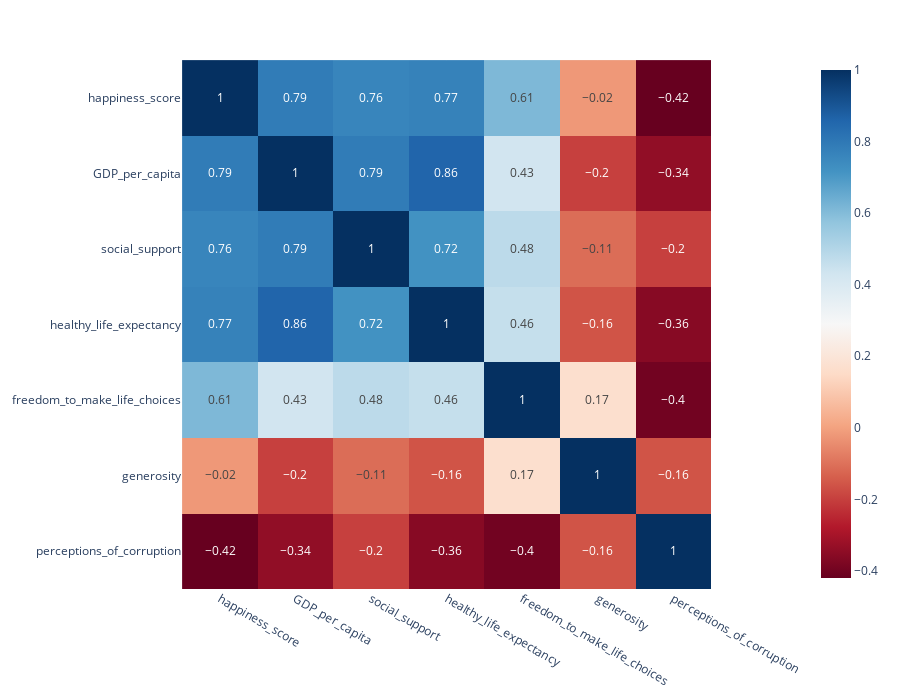

The notebook cell saved with this chart:
### Markdown cell above
### Correlation Heatmap

### Code cell
corr = df2.corr(method='pearson', numeric_only=True).round(2)

fig = px.imshow(
    corr, 
    text_auto=True, 
    color_continuous_scale='RdBu',
)
fig.layout.height = 700
fig.layout.width = 900
fig.show()

### Figure 1 — Plotly figure (JSON) as saved in the notebook; plotly's stock layout.template omitted (floating-point values rounded to 4 significant figures)
{"data": [{"coloraxis": "coloraxis", "hovertemplate": "x: %{x}<br>y: %{y}<br>color: %{z}<extra></extra>", "name": "0", "texttemplate": "%{z}", "type": "heatmap", "x": ["happiness_score", "GDP_per_capita", "social_support", "healthy_life_expectancy", "freedom_to_make_life_choices", "generosity", "perceptions_of_corruption"], "xaxis": "x", "y": ["happiness_score", "GDP_per_capita", "social_support", "healthy_life_expectancy", "freedom_to_make_life_choices", "generosity", "perceptions_of_corruption"], "yaxis": "y", "z": [[1, 0.79, 0.76, 0.77, 0.61, -0.02, -0.42], [0.79, 1, 0.79, 0.86, 0.43, -0.2, -0.34], [0.76, 0.79, 1, 0.72, 0.48, -0.11, -0.2], [0.77, 0.86, 0.72, 1, 0.46, -0.16, -0.36], [0.61, 0.43, 0.48, 0.46, 1, 0.17, -0.4], [-0.02, -0.2, -0.11, -0.16, 0.17, 1, -0.16], [-0.42, -0.34, -0.2, -0.36, -0.4, -0.16, 1]]}], "layout": {"coloraxis": {"colorscale": [[0, "rgb(103,0,31)"], [0.1, "rgb(178,24,43)"], [0.2, "rgb(214,96,77)"], [0.3, "rgb(244,165,130)"], [0.4, "rgb(253,219,199)"], [0.5, "rgb(247,247,247)"], [0.6, "rgb(209,229,240)"], [0.7, "rgb(146,197,222)"], [0.8, "rgb(67,147,195)"], [0.9, "rgb(33,102,172)"], [1, "rgb(5,48,97)"]]}, "height": 700, "margin": {"t": 60}, "width": 900, "xaxis": {"anchor": "y", "constrain": "domain", "domain": [0, 1], "scaleanchor": "y"}, "yaxis": {"anchor": "x", "autorange": "reversed", "constrain": "domain", "domain": [0, 1]}}}
